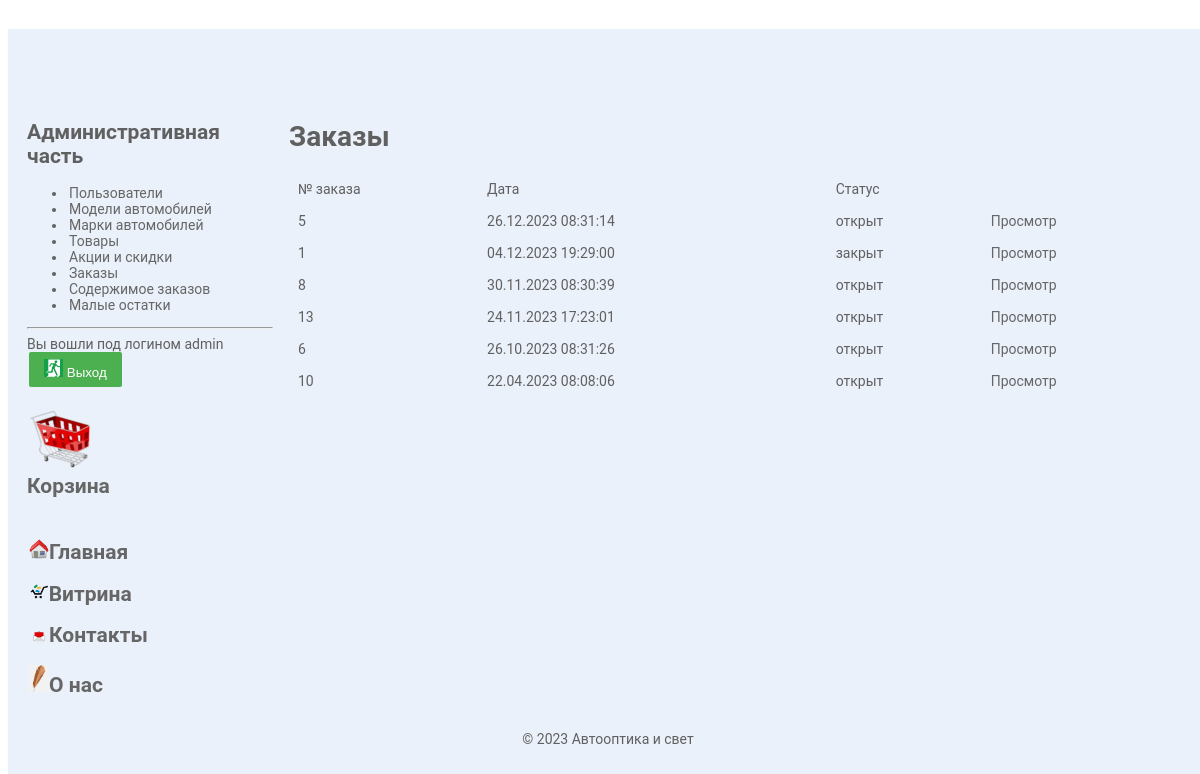
The page /user_orders.php (signed in) on the database its author committed.
### tables this page shows
CREATE TABLE `orders` (
  `id` int(11) NOT NULL AUTO_INCREMENT,
  `dt` datetime DEFAULT NULL,
  `user_id` int(11) DEFAULT NULL,
  `status` int(11) DEFAULT NULL,
  PRIMARY KEY (`id`)
);

CREATE TABLE `statuses` (
  `id` int(11) NOT NULL,
  `descr` varchar(200) DEFAULT NULL,
  PRIMARY KEY (`id`)
);

### user_orders.php (the view, shortened to what this page needs)
<?php
	include "scripts.php";
	$con=connect();
	$title='Заказы';
	$table='orders';
?>
<html>
<head>
	<link rel="stylesheet" type="text/css" href="style.css">
</head>
<body>
<table id="main_table">
	<tr>
		<td colspan=2 style="text-align:center">
			<?php
				include('top.php');
			?>
		</td>
	</tr>
	<tr>
		<td width="300px" class="menu2">
			<?php
				include('menu.php');
			?>
		</td>
		<td width="900px" class="content">
<h1><?php echo $title;?></h1>
<?php
	$query="
		SELECT
			`$table`.`id`,
			DATE_FORMAT(`$table`.`dt`, '%d.%m.%Y %H:%i:%s') AS `dt`,
			`statuses`.`descr`
		FROM
			`$table`
		LEFT JOIN
			`statuses` ON `statuses`.`id`=`$table`.`status`
		WHERE 1
			AND `$table`.`user_id`=".$_SESSION['id']."
		ORDER BY `$table`.`dt` DESC
	";
	$res=mysqli_query($con, $query) or die(mysqli_error($con));
	if (!mysqli_num_rows($res)) {
		die('<h3>У вас нет заказов</h3>');
	}
	else {
		echo '
		<table border=0 style="width:900px">
			<thead>
			<tr>
				<td>№ заказа</td>
				<td>Дата</td>
				<td colspan="2">Статус</td>
			</tr>
			</thead>
			<tbody>
		';
		while ($row=mysqli_fetch_array($res, MYSQLI_BOTH)) {
			echo "
			<tr>
				<td>$row[id]</td>
				<td>$row[dt]</td>
				<td>$row[descr]</td>
				<td><a href='user_items.php?ord_id=$row[id]'>Просмотр</a></td>
			</tr>
			";
		};
		echo "
		</tbody></table>";
	};
?>
		</td>
	</tr>
	<tr>
		<td colspan=2>
			<?php
				include('footer.php');
			?>
		</td>
	</tr>
</table>
</body>
</html>

### style.css (style rules this page uses)
body { width: 100%; font-family: Roboto,sans-serif; font-size: 14px; line-height: 1.42857143; color: #606060; text-align: center; padding-top:1%; }
#main_table { background: #EBF1FA; padding:20px 10px; border-radius:2px; box-shadow: 0 1px 1px rgba(0,0,0,.1); margin-right: auto; margin-left: auto; margin-top:9px; width: 1200px; }
td { font-size: 14px; text-align: left; padding:7px; }
a { padding: 2px 2px; text-decoration: none; color: #666; border-radius: 2px 2px 0 0; margin:10px 0; }
.content { vertical-align:top; align:left; }
.menu2 { vertical-align:top; }
table { background: #EBF1FA; }

### rows shown on the page
orders: id "5", row "26.12.2023 08:31:14", statuses.descr "открыт"
orders: id "1", row "04.12.2023 19:29:00", statuses.descr "закрыт"
orders: id "8", row "30.11.2023 08:30:39", statuses.descr "открыт"
orders: id "13", row "24.11.2023 17:23:01", statuses.descr "открыт"
orders: id "6", row "26.10.2023 08:31:26", statuses.descr "открыт"
orders: id "10", row "22.04.2023 08:08:06", statuses.descr "открыт"

### other values the page prints
$_SESSION['login'] "admin"
$title "Заказы"
